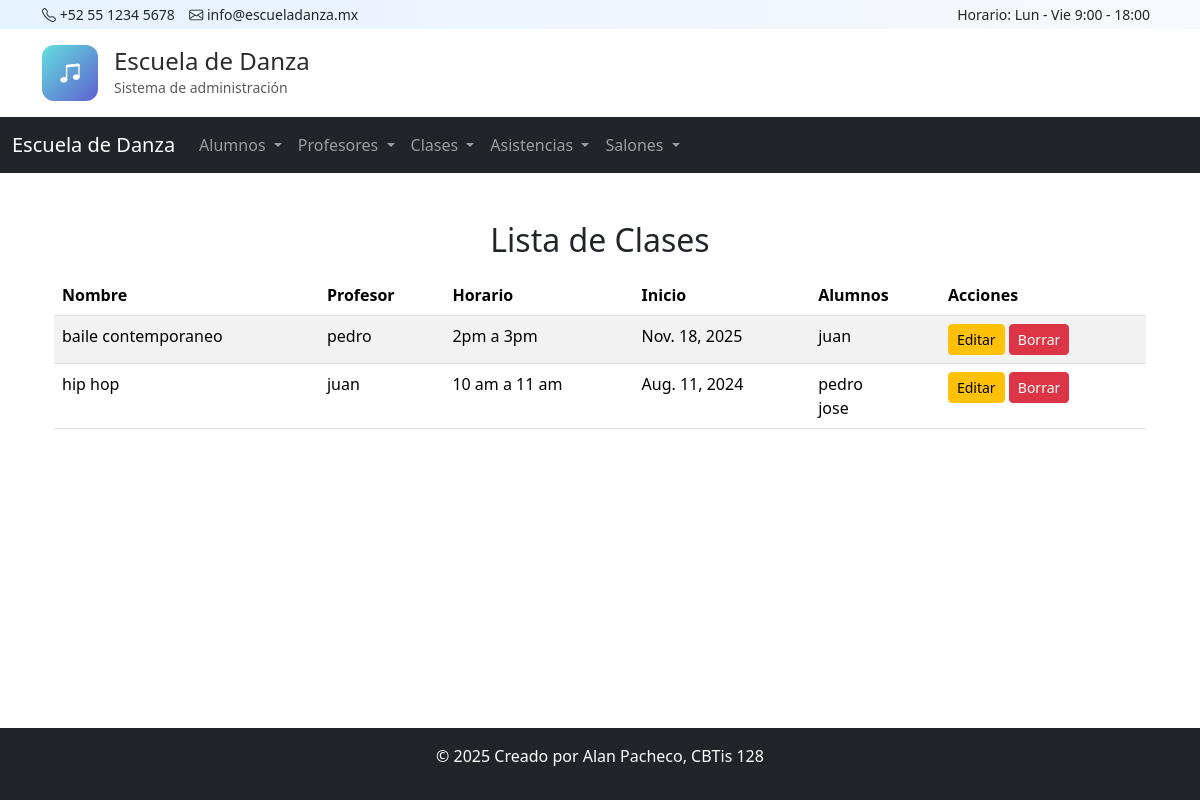
/clases/ver/, run on the app's committed database.
### app_escueladanza/models.py (models this page shows, shortened)
class Clase(models.Model):
    nombre_clase = models.CharField(max_length=100)
    descripcion = models.TextField(blank=True, null=True)
    horario = models.CharField(max_length=50, blank=True)
    profesor = models.ForeignKey(Profesor, on_delete=models.CASCADE, related_name="clases")
    alumnos = models.ManyToManyField(Alumno, related_name="clases", blank=True)
    fecha_inicio = models.DateField(default=date.today)
    salon = models.ForeignKey(Salon, on_delete=models.SET_NULL, null=True, blank=True, related_name="clases")

class Profesor(models.Model):
    nombre = models.CharField(max_length=50)
    apellido = models.CharField(max_length=50)
    correo = models.EmailField(unique=True)
    telefono = models.CharField(max_length=15)
    especialidad = models.CharField(max_length=100)
    fecha_contratacion = models.DateField(null=True, blank=True)
    activo = models.BooleanField(default=True)

class Alumno(models.Model):
    nombre = models.CharField(max_length=50)
    apellido = models.CharField(max_length=50)
    fecha_nacimiento = models.DateField()
    correo = models.EmailField(unique=True)
    telefono = models.CharField(max_length=15)
    nivel = models.CharField(max_length=30, choices=[
        ('Principiante', 'Principiante'),
        ('Intermedio', 'Intermedio'),
        ('Avanzado', 'Avanzado')
    ])
    fecha_inscripcion = models.DateField()

### app_escueladanza/views.py (the view)
# urls.py: path('clases/ver/', views.ver_clases, name='ver_clases'),
def ver_clases(request):
    clases = Clase.objects.all()
    return render(request, 'clase/ver_clases.html', {
        'clases': clases
    })

### app_escueladanza/templates/clase/ver_clases.html
{% extends 'base.html' %}
{% block content %}
<div class="container mt-4">
<h2 class="text-center mb-3">Lista de Clases</h2>
<table class="table table-striped table-hover">
    <thead>
    <tr>
        <th>Nombre</th>
        <th>Profesor</th>
        <th>Horario</th>
        <th>Inicio</th>
        <th>Alumnos</th>
        <th>Acciones</th>
    </tr>
    </thead>
    <tbody>
        {% for clase in clases %}
        <tr>
            <td>{{ clase.nombre_clase }}</td>
            <td>{{ clase.profesor.nombre }}</td>
            <td>{{ clase.horario }}</td>
            <td>{{ clase.fecha_inicio }}</td>
            <td>
                {% for alumno in clase.alumnos.all %}
                    {{ alumno.nombre }} {{ alumno.apellidos }}<br>
                {% empty %}
                    <span class="text-muted">Sin alumnos</span>
                {% endfor %}
            </td>
            <td>
                <a href="{% url 'actualizar_clase' clase.id %}" class="btn btn-warning btn-sm">Editar</a>
                <a href="{% url 'borrar_clase' clase.id %}" class="btn btn-danger btn-sm">Borrar</a>
            </td>
        </tr>
        {% endfor %}
    </tbody>
</table>
</div>
{% endblock %}

### data on the page
Clase: nombre_clase "baile contemporaneo", profesor.nombre "pedro", horario "2pm a 3pm", fecha_inicio "Nov. 18, 2025"
Alumno: nombre "juan"
Clase: nombre_clase "hip hop", profesor.nombre "juan", horario "10 am a 11 am", fecha_inicio "Aug. 11, 2024"
Alumno: nombre "pedro"
Alumno: nombre "jose"
